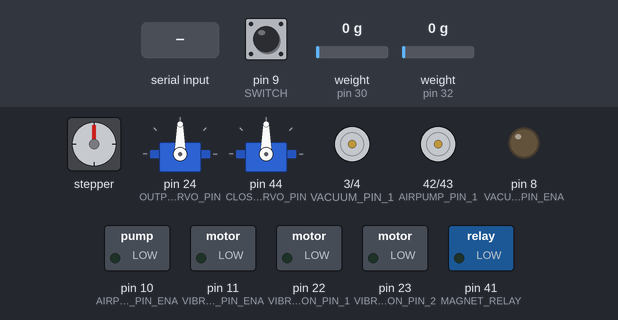
Bench run of a sketch on a simulated Arduino Mega 2560, built with avr-gcc and run on an emulated ATmega2560. Shown: stepper motor, 2 × servo, motor-driver pin pairs drawn as motors (green arrow = first pin HIGH = forward, orange = second pin HIGH = backward, longer = more drive), switched loads named in the sketch (green lamp = pin HIGH), output pins drawn as LEDs (lit = HIGH). Wiring (inferred from the names in the program): stepper motor driver (200 steps per turn assumed): step pin 7; direction pin 6; enable pin 2. The test bench sets the inputs (shaded band); at power-on: pin 9 (SWITCH) LOW, weight on the scale (sensors on pin 30, pin 32) 0 g. Pins used as bus, display or sensor lines are not drawn; what the sketch prints to the serial monitor is not drawn.

Above: at 3.2 s.
3.3 s: "1\n" received over Serial
5.8 s: pin 9 (SWITCH) pulled HIGH for 0.15 s
At 10.9 s:
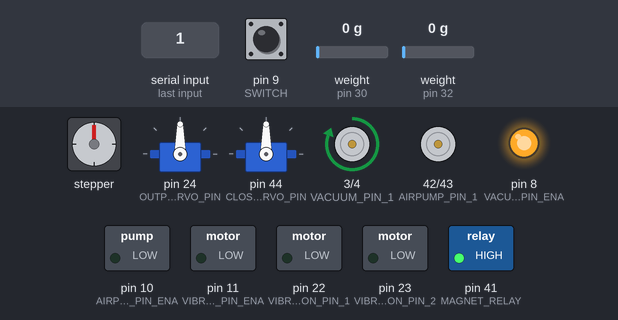
At 12.5 s:
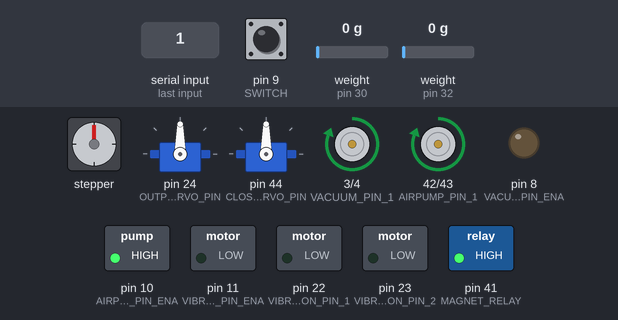
Timing chart, 0 to 14.0 s (numbered marks = the images above; inputs shaded):
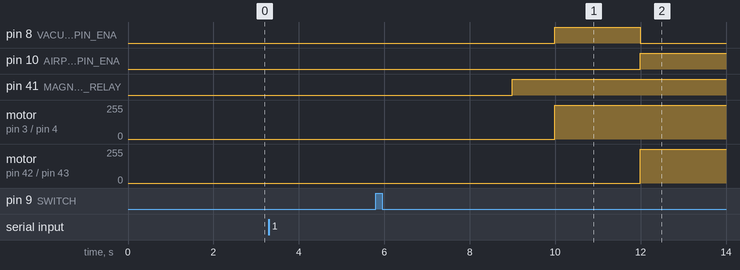

Measured:
- after the input at 3.3 s, every drawn part: stays the same
- after the input at 5.8 s, pin 8 (VACUUM_PIN_ENA): LOW → HIGH after 4.2 s, → LOW 2.0 s later; pin 10 (AIRPUMP_PIN_ENA): LOW → HIGH after 6.2 s

The sketch:

main.ino
```cpp
#include "stdio.h"
#include "HX711.h"
#include "string.h"
#include "Servo.h"

#include <SPI.h>
#include <MFRC522.h>
#define SS_PIN 53    // spi 통신을 위한 SS(chip select)핀 설정
#define RST_PIN 5    // 리셋 핀 설정

// #include <iostream>
// #include <string>
// #include <vector>
// #include <sstream>
// #include <typeinfo>
// using namespace std;

#define SWITCH 9

#define MAGNET_RELAY 41

#define VACUUM_PIN_1 3
#define VACUUM_PIN_2 4
#define VACUUM_PIN_ENA 8

#define AIRPUMP_PIN_1 42
#define AIRPUMP_PIN_2 43
#define AIRPUMP_PIN_ENA 10

#define VIBRATION_PIN_1 22
#define VIBRATION_PIN_2 23
#define VIBRATION_PIN_ENA 11


// loadcell_1
#define LOADCELL_DOUT_PIN 30
#define LOADCELL_SCK_PIN 31

// loadcell_2
#define LOADCELL_DOUT_PIN2 32
#define LOADCELL_SCK_PIN2 33

// ModuleServo
#define OUTPUT_SERVO_PIN 24
#define CLOSE_SERVO_PIN 44

// StepMoter
#define PUL 7
#define DIR 6
#define ENA 2

// Setting
#define START_CALIBRATION 30


#define OUTPUT_DOWN 74
#define CLOSE_CLOSE 4

#define OUTPUT_UP 124
#define CLOSE_OPEN 103

// Input String
String str = "";

/*
* sauce_info[0] = Cartridge number info
* sauce_info[1] = Weight info
* sauce_info[2] = Liquid info
*/
int sauce_info[3][6];

// Number to Output
int N;

class customServo {
private:
  int downAngle;
  int upAngle;
  Servo servo;

public:

  customServo(int downAngle, int upAngle, Servo servo) {
    this->downAngle = downAngle;
    this->upAngle = upAngle;
    this->servo = servo;
  }

  void down() {
    servo.write(downAngle);
    Serial.println("0 OutputServo down");
  }

  void up() {
    servo.write(upAngle);
    Serial.println("0 OutputServo up");
  }

  void close() {
    servo.write(downAngle);
    Serial.println("0 closeServo close");
  }

  void open() {
    servo.write(upAngle);
    Serial.println("0 closeServo open");
  }

  void detach() {
    servo.detach();
    Serial.println("0 OutputServo detach");
  }

  void attach() {
    servo.attach(OUTPUT_SERVO_PIN);
    Serial.println("0 OutputServo attach");
  }
};

class moveCartridge {
  private:
    int current_num = 1;
    int move_num;
    int pul, dir, ena;
    float errorValue;

  public:
    moveCartridge(int pul, int dir, int ena) {
      this -> pul = pul;
      this -> dir = dir;
      this -> ena = ena;
      this -> errorValue = 0;
    }

    void moveMotor(int step, int speed, String direction) {
      for (int i=0; i<step; i++)    //Forward 5000 steps
      {
        if (direction == "rc") {
          digitalWrite(dir,HIGH);
        } else if(direction == "c") {
          digitalWrite(dir,LOW);
        } else {
          exit(1);
        }
        digitalWrite(ena,HIGH);
        digitalWrite(pul,HIGH);
        delayMicroseconds(speed);
        digitalWrite(pul,LOW);
        delayMicroseconds(speed);
      }
    }

    boolean move(int move_num) {
      // 한 카트리지 당 266스텝 (59.85도) -0.15도 오차. 한스텝당 0.225도 만약 총 오차 합의 절댓값이 0.225가 넘으면 1스텝 더 움직임
      //  2     3     4     5     6
      // -0.15 - 0.3 -0.45 -0.6 -0.75
      this -> move_num = move_num;

      // 움직이는 거리
      int tmp = move_num - current_num;

      // 오차 값 계산
      errorValue += tmp * 0.15;

      // Serial.print("0 tmp : ");
      // Serial.println(tmp);

      Serial.println("0 ////////////////////////////////");
      Serial.print("0 현재 오차값 : ");
      Serial.println(errorValue);


      // 오차를 0.225로 나눈 값 => 더 움직여야 할 스텝 수
      int calibration = 0;

      while (abs(errorValue - 0.255) < 0.13) {
        errorValue -= 0.255;
        Serial.print("0 오차값 : ");
        Serial.println(errorValue);

        calibration++;
        Serial.print("0 이동 할 스텝 값 : ");
        Serial.println(calibration);
      }

      // if (errorValue > 0.225) {
      //   calibration = floor(errorValue / 0.225);
      //   Serial.print("0 <오차 캘리브레이션> ");
      //   Serial.print(calibration);
      //   Serial.println("스텝 추가 이동");

      //   // 남은 오차 값 갱신
      //   errorValue = errorValue - (calibration * 0.225);
      //   Serial.print("0 잔여 값 : ");
      //   Serial.println(errorValue);
      //   Serial.println("0 ////////////////////////////////");
      //   Serial.println("0 ");
      // }

      // move
      for(int i = 0; i < tmp ; i ++) {
        moveMotor(266, 1500, "c");
      }

      for(int i = 0; i < calibration ; i ++) {
        moveMotor(1, 1500, "c");
      }

      Serial.print("0 ");
      Serial.print(this -> current_num);
      Serial.print(" to ");
      Serial.println(move_num);
      this -> current_num = move_num;
      return true;
    }

    void toStartingPoint(int startCali) {
      while(1) {
        moveMotor(1, 2000, "rc");
        if(digitalRead(SWITCH) == HIGH){
          break;
        }
      }
      delay(1000);
      moveMotor(startCali, 3000, "c");

    }

    void sleep() {
      digitalWrite(ena,LOW);
      digitalWrite(pul,LOW);
    }

    void resetCartNum() {
      this -> current_num = 1;
    }
};

void runVacuumMotor(int pwm) {
  digitalWrite(VACUUM_PIN_1, HIGH);
  digitalWrite(VACUUM_PIN_2, LOW);
  analogWrite(VACUUM_PIN_ENA, pwm);
  Serial.print("0 vacuum Motor value : ");
  Serial.println(pwm);
}

void runAirMotor(int pwm) {

  Serial.print("0 airpump Motor value : ");
  Serial.println(pwm);

  digitalWrite(AIRPUMP_PIN_1, HIGH);
  digitalWrite(AIRPUMP_PIN_2, LOW);
  analogWrite(AIRPUMP_PIN_ENA, pwm);
}

class Magnet {
  private:

  public:
    void on() {
      digitalWrite(MAGNET_RELAY, HIGH);
      Serial.println("0 magent on");
    }

    void off() {
      digitalWrite(MAGNET_RELAY, LOW);
      Serial.println("0 magnet off");
  }
};

void coverMotor(String status) {
  if (status == "open") {

    Serial.println("0 coverMotor status : open");
  } else {

    Serial.println("0 coverMotor status : close");
  }
}

void runVibrationMotor(int pwm) {
  digitalWrite(VIBRATION_PIN_1, HIGH);
  digitalWrite(VIBRATION_PIN_2, LOW);
  analogWrite(VIBRATION_PIN_ENA, pwm);

  Serial.print("0 vibrationMotor value : ");
  Serial.println(pwm);
}

int parseInputString() {

  str = Serial.readString();

  // input String parsing
  int first = str.indexOf(",");
  int second = str.indexOf(",", first+1);
  int third = str.indexOf(",", second+1);
  int StrLength = str.length();

  Serial.print("0 ");
  Serial.print(first);
  Serial.print(", ");
  Serial.print(second);
  Serial.print(", ");
  Serial.println(third);


  int N = str.substring(0, first).toInt();

  // N이 0이라면 N을 리턴하고 종료
  if (!N) { return N; }

  String CartNumStr = str.substring(first+1, second);
  String WeightStr = str.substring(second+1, third);
  String LiquidStr = str.substring(third+1, StrLength);

  Serial.print("0 ");
  Serial.print(CartNumStr);
  Serial.print(", ");
  Serial.print(WeightStr);
  Serial.print(", ");
  Serial.println(LiquidStr);


  // Cartrdige number Str parsing
  for (int i = 0; i < N; i++) {
    String tmp = (String) CartNumStr.charAt(2*i);
    sauce_info[0][i] = tmp.toInt();
    tmp = (String) LiquidStr.charAt(2*i);
    sauce_info[2][i] = tmp.toInt();
  }

  // WeightStr parsing
  for (int i = 0; i < N; i++) {
    String tmp;
    int index = WeightStr.indexOf(" ");
    StrLength = WeightStr.length();

    // 공백 전까지 읽고 저장
    tmp = WeightStr.substring(0,index);
    if (tmp == " ") {
      tmp == "0";
    }
    sauce_info[1][i] = tmp.toInt();

    // 읽은 부분 자름
    WeightStr = WeightStr.substring(index+1,StrLength);
  }

  // parseStr(str);


  // Serial.print("0 ");
  // for (int i = 0; i < 3; i++) {
  //     for(int t = 0; t < N; t++) {
  //       Serial.print(sauce_info[i][t]);
  //       Serial.print(", ");
  //     }
  //   Serial.println();
  // }

  return N;
}

// ID to hexadecimal number
void printHex(byte *buffer, byte bufferSize) {
  Serial.print("1 ");
  for (byte i = 0; i < bufferSize; i++) {
    Serial.print(buffer[i] < 0x10 ? " 0" : " ");
    Serial.print(buffer[i], HEX);
  }
}

// ID to decimal number
void printDec(byte *buffer, byte bufferSize) {
  for (byte i = 0; i < bufferSize; i++) {
    Serial.print(buffer[i] < 0x10 ? " 0" : " ");
    Serial.print(buffer[i], DEC);
  }
}


MFRC522 rfid(SS_PIN, RST_PIN); // 'rfid' 이름으로 클래스 객체 선언
MFRC522::MIFARE_Key key;
byte nuidPICC[4];   // 카드 ID들을 저장(비교)하기 위한 배열(변수)선언

// LoadCell calibration
int calibration_factor = -480;
int calibration_factor2 = -480;

HX711 scale1;
HX711 scale2;

// down angle, up angle
Servo outputServo, closeServo;
customServo outputModule = customServo(OUTPUT_DOWN, OUTPUT_UP, outputServo);
customServo closeModule = customServo(CLOSE_OPEN, CLOSE_CLOSE, closeServo);
moveCartridge movecartridge = moveCartridge(PUL, DIR, ENA) ;
Magnet magnet;

//////////////////////////////////////////////////////////////////////////////////
void setup() {
  // Serial setting
  Serial.begin(9600);
  SPI.begin();
  rfid.PCD_Init();
  // ID reset
  for (byte i = 0; i < 6; i++) {
    key.keyByte[i] = 0xFF;
  }

  // Module servoMotor setting
  outputServo.attach(OUTPUT_SERVO_PIN);
  closeServo.attach(CLOSE_SERVO_PIN);

  pinMode(OUTPUT_SERVO_PIN, OUTPUT);
  pinMode(CLOSE_SERVO_PIN, OUTPUT);
  pinMode(MAGNET_RELAY, OUTPUT);
  pinMode(AIRPUMP_PIN_1, OUTPUT);
  pinMode(AIRPUMP_PIN_2, OUTPUT);
  pinMode(AIRPUMP_PIN_ENA, OUTPUT);
  pinMode(VACUUM_PIN_1, OUTPUT);
  pinMode(VACUUM_PIN_2, OUTPUT);
  pinMode(VACUUM_PIN_ENA, OUTPUT);
  pinMode(VIBRATION_PIN_1,OUTPUT);
  pinMode(VIBRATION_PIN_2,OUTPUT);
  pinMode(VIBRATION_PIN_ENA,OUTPUT);
  pinMode(PUL, OUTPUT);
  pinMode(DIR, OUTPUT);
  pinMode(ENA, OUTPUT);
  pinMode(SWITCH, INPUT);


  // LoadCell1 setting
  scale1.begin(LOADCELL_DOUT_PIN, LOADCELL_SCK_PIN);
  scale1.set_scale(calibration_factor);
  scale1.tare();

  // LoadCell2 setting
  scale2.begin(LOADCELL_DOUT_PIN2, LOADCELL_SCK_PIN2);
  scale2.set_scale(calibration_factor2);
  scale2.tare();

  outputModule.up();
  closeModule.close();
  magnet.off();
  movecartridge.sleep();
  // movecartridge.toStartingPoint(START_CALIBRATION);

}


/*
 *
 *  1. 시리얼 입력이 있을때 까지 대기
 *  2. 입력정보 (n번 카트리지 m(g)출력 정보 6개) 해석
 *  3. 출력, 진행상황 시리얼 송신
 *
 *  현재 카트리지에서 n번째 카트리지로 이동하려면 [ -1600/6 * (이동할 카트리지 번호 - 현재 카트리지 번호) ]
 *  1 -> 2번 카트리지 -1600/6 * 1 만큼 회전
 *  1 -> 3번 카트리지 -1600/6 * 2 만큼 회전
 *
 */


/////////////////////////////////////////////////////////////////////////////////////////
void loop() {


  // wait String info from rasberry pi
  while(Serial.available() == 0) {}

  str = Serial.readString();

  // input String parsing start
  int first = str.indexOf(",");
  int N = str.substring(0, first).toInt();

  // if N>0, then edit saucelist
  if (N) {
    int second = str.indexOf(",", first+1);
    int third = str.indexOf(",", second+1);
    int StrLength = str.length();

    String CartNumStr = str.substring(first+1, second);
    String WeightStr = str.substring(second+1, third);
    String LiquidStr = str.substring(third+1, StrLength);

    // Cartrdige number Str parsing
    for (int i = 0; i < N; i++) {
      String tmp = (String) CartNumStr.charAt(2*i);
      sauce_info[0][i] = tmp.toInt();
      tmp = (String) LiquidStr.charAt(2*i);
      sauce_info[2][i] = tmp.toInt();
    }

    // WeightStr parsing
    for (int i = 0; i < N; i++) {
      String tmp;
      int index = WeightStr.indexOf(" ");
      StrLength = WeightStr.length();

      // 공백 전까지 읽고 저장
      tmp = WeightStr.substring(0,index);
      if (tmp == " ") {
        tmp == "0";
      }
      sauce_info[1][i] = tmp.toInt();

      // 읽은 부분 자름
      WeightStr = WeightStr.substring(index+1,StrLength);
    }

    Serial.print("0 Arduino Input : | ");
    for (int i = 0; i < 3; i++) {
        for(int t = 0; t < N; t++) {
          Serial.print(sauce_info[i][t]);
          Serial.print(" ");
        }
        Serial.print(" | ");
    }
    Serial.println("");

    // MainPrintProcess
    movecartridge.toStartingPoint(START_CALIBRATION);

    for (int i = 0 ; i < N ; i++) {
      if (sauce_info[1][i] == 0) {
        continue;
      }
      // move to cartridge to output
      movecartridge.move(sauce_info[0][i]);
      delay(1000);

      // Output module coupling
      outputModule.down();
      delay(1000);

      // Output module detach and magnet on
      outputModule.detach();
      magnet.on();
      delay(1000);

      // vacuum motor on
      runVacuumMotor(255);
      delay(1000);

      // Cover module open
      closeModule.open();
      delay(1000);

      runVacuumMotor(0);

      // Select output method
      if (sauce_info[2][i] == 1) {
        Serial.println("0 Liquid");
        runAirMotor(255);
      } else {
        Serial.println("0 not Liquid");
        runVibrationMotor(255);
      }

      // Reset LoadCell //
      double Weight = 0;
      scale1.tare();
      scale2.tare();
      ////////////////////

      // Starting weighing
      Serial.println("0 Measuring the weight.");
      while(Weight <= sauce_info[1][i]) {
        Weight = scale1.get_units() + scale2.get_units();
        //  Serial.println(Weight);
      }

      // End of weight measurement
      Serial.print("0 ");
      Serial.print(Weight);
      Serial.println("g");
      Serial.println("0 Measuring is over.");

      // close cover
      if (sauce_info[2][i] == 1) {
        runVacuumMotor(255);
        runAirMotor(0);
        delay(1000);

        closeModule.close();
        runVacuumMotor(0);
      } else {
        runVibrationMotor(0);
        delay(1000);

        closeModule.close();
      }

      // Magnet off
      magnet.off();
      delay(1000);

      // Output module up
      outputModule.attach();
      delay(500);
      outputModule.up();

      delay(2000);
    }

    Serial.println("0 End cycle");
    movecartridge.resetCartNum();

  } else {

    // if N == 0 then, start sauce scan
    startScan();

  }

  delay(2000);
  movecartridge.sleep();
}


// Sauce Scan Method
void startScan() {
  String id[6][4];
  movecartridge.toStartingPoint(START_CALIBRATION);
  for (int i = 0; i < 6; i++) {

    movecartridge.move(i+1);
    // delay(1000);
    int check = 0;
    int cnt = 0;
    while (1)
    {
      // delay(10);
      cnt++;
      if (cnt > 5) break;

      // 새카드 접촉이 있을 때만 다음 단계로 넘어감
      if ( ! rfid.PICC_IsNewCardPresent())
        continue;
        // break;

      // 카드 읽힘이 제대로 되면 다음으로 넘어감
      if ( ! rfid.PICC_ReadCardSerial())
        continue;
        // break;
      // 현재 접촉 되는 카드 타입을 읽어와 모니터에 표시함
      Serial.print(F("PICC type: "));
      MFRC522::PICC_Type piccType = rfid.PICC_GetType(rfid.uid.sak);
      Serial.println(rfid.PICC_GetTypeName(piccType));
      // MIFARE 방식의 카드인지 확인 루틴
      if (piccType != MFRC522::PICC_TYPE_MIFARE_MINI &&
        piccType != MFRC522::PICC_TYPE_MIFARE_1K &&
        piccType != MFRC522::PICC_TYPE_MIFARE_4K) {
        Serial.println(F("Your tag is not of type MIFARE Classic."));
        return;
      }

      // 이전 인식된 카드와 다른, 혹은 새카드가 인식되면
      if (rfid.uid.uidByte[0] != nuidPICC[0] ||
        rfid.uid.uidByte[1] != nuidPICC[1] ||
        rfid.uid.uidByte[2] != nuidPICC[2] ||
        rfid.uid.uidByte[3] != nuidPICC[3] ) {
        Serial.println(F("A new card has been detected."));

      // 고유아이디(UID) 값을 저장한다.
        for (byte i = 0; i < 4; i++) {
          nuidPICC[i] = rfid.uid.uidByte[i];
        }
        check = 1;

        break;
      }

      // 연속으로 동일한 카드를 접촉하면 다른 처리 없이
      // '이미 인식된 카드'라는 메세지를 출력한다.
      else Serial.println(F("Card read previously."));
      rfid.PICC_HaltA();
      rfid.PCD_StopCrypto1();
    }
    Serial.print("0 end scan : ");
    Serial.println(i+1);

    if(check) {
      for (int j = 0; j < 4; j ++) {
        id[i][j] = rfid.uid.uidByte[j];
        Serial.println("scan");
      }
    } else {
      for (int j = 0; j < 4; j ++) {
        id[i][j] = "0";
      }
    }
  }

  Serial.println("1");
  for (int i = 0; i < 6; i++) {
    for (int j = 0; j < 4; j++) {
      Serial.print(id[i][j]);
      Serial.print(" ");
    }
    Serial.println("");
  }
}


// 2,5 6 ,5 12 ,1 1
// 3,2 5 6 ,5 5 12 ,1 1 1
// 5,2 3 4 5 6 ,5 5 5 5 5 ,1 1 1 1 1
```

test.ino
```cpp
//test openerServo
  // while (1)
  // {
  //   openerServo.down();
  //   delay(2000);

  //   openerServo.up();
  //   delay(2000);
  // }

  // digitalWrite(32, HIGH);
  // digitalWrite(33, LOW);
  //test motor
  // outputModule.down();
  // delay(1000);
  // closeModule.open();
  // delay(1000);
  // while (1)
  // {
  //   runVibrationMotor(255);
  //   delay(200);
  //   runVibrationMotor(0);
  //   delay(200);
  // }

  //test ViberationMotor
  // digitalWrite(VIBRATION_PIN_1, HIGH);            // H-Bridge Switch ON
  // digitalWrite(VIBRATION_PIN_2, LOW);             // H-Bridge Switch LOW
  // while (1)
  // {
  //   for (int i = 0; i < 255; i += 50) {
  //   analogWrite(VIBRATION_PIN_ENA, i);   // PWM 신호를 value만큼 인가
  //   delay(1000);                      // 1초 delay
  //   }
  //   for (int i = 255; i > 0; i -= 50) {
  //     analogWrite(VIBRATION_PIN_ENA, i);   // PWM 신호를 value만큼 인가
  //     delay(1000);                      // 1초 delay
  //   }
  // }

  //test servo
  // while (1)
  // {
  //   moduleservo.up();
  //   delay(2000);
  //   moduleservo.down();
  //   delay(2000);
  //   moduleservo.detach();
  //   delay(100000);
  // }

  // test vacum
  // delay(1000);
  // moduleservo.down();
  // while (1) {
  //   runVibrationMotor(255);
  //   delay(2000);
  //   runVibrationMotor(0);
  //   runAirMotor(255);
  //   delay(2000);
  //   runAirMotor(0);
  // }

  // test magnet relay
  // while (1)
  // {
  //   digitalWrite(MAGNET_RELAY ,LOW);
  //   delay(2000);
  // }
```
